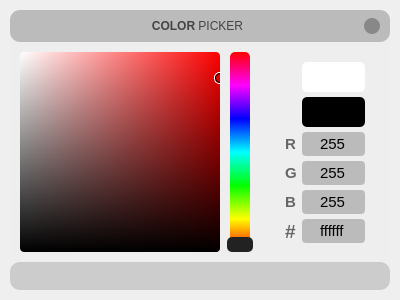
<?xml version="1.0" encoding="UTF-8"?>
<ui version="4.0">
 <class>ColorPicker</class>
 <widget class="QDialog" name="ColorPicker">
  <property name="geometry">
   <rect>
    <x>0</x>
    <y>0</y>
    <width>400</width>
    <height>300</height>
   </rect>
  </property>
  <property name="sizePolicy">
   <sizepolicy hsizetype="Preferred" vsizetype="Preferred">
    <horstretch>0</horstretch>
    <verstretch>0</verstretch>
   </sizepolicy>
  </property>
  <property name="minimumSize">
   <size>
    <width>400</width>
    <height>300</height>
   </size>
  </property>
  <property name="maximumSize">
   <size>
    <width>400</width>
    <height>300</height>
   </size>
  </property>
  <property name="windowTitle">
   <string>Form</string>
  </property>
  <property name="styleSheet">
   <string notr="true">QWidget{
	background-color: none;
}

/*  LINE EDIT */
QLineEdit{
	color: #000;
	background-color: #bbb;
	border: 2px solid #bbb;
	border-radius: 5px;
	selection-color: rgb(16, 16, 16);
	selection-background-color: rgb(221, 51, 34);
	font-family: Segoe UI;
	font-size: 11pt;
}
QLineEdit::focus{
	border-color: #444;
}

/* PUSH BUTTON */
QPushButton{
	border: 2px solid #777;
	border-radius: 5px;
	font-family: Segoe UI;
	font-size: 9pt;
	font-weight: bold;
	color: #333;
	width: 100px;
}
QPushButton:hover{
	border: 2px solid #777;
	color: #111;
	background-color: #777;
}
QPushButton:pressed{
	border: 2px solid #aaa;
	color: #222;
	background-color: #aaa;
}</string>
  </property>
  <layout class="QVBoxLayout" name="verticalLayout">
   <property name="spacing">
    <number>0</number>
   </property>
   <property name="leftMargin">
    <number>10</number>
   </property>
   <property name="topMargin">
    <number>10</number>
   </property>
   <property name="rightMargin">
    <number>10</number>
   </property>
   <property name="bottomMargin">
    <number>10</number>
   </property>
   <item>
    <widget class="QFrame" name="drop_shadow_frame">
     <property name="styleSheet">
      <string notr="true">QFrame{
background-color: #eee;
border-radius: 10px;
}</string>
     </property>
     <property name="frameShape">
      <enum>QFrame::StyledPanel</enum>
     </property>
     <property name="frameShadow">
      <enum>QFrame::Raised</enum>
     </property>
     <layout class="QVBoxLayout" name="verticalLayout_3">
      <property name="spacing">
       <number>10</number>
      </property>
      <property name="leftMargin">
       <number>0</number>
      </property>
      <property name="topMargin">
       <number>0</number>
      </property>
      <property name="rightMargin">
       <number>0</number>
      </property>
      <property name="bottomMargin">
       <number>0</number>
      </property>
      <item>
       <widget class="QFrame" name="title_bar">
        <property name="minimumSize">
         <size>
          <width>0</width>
          <height>32</height>
         </size>
        </property>
        <property name="styleSheet">
         <string notr="true">background-color: #bbb;</string>
        </property>
        <property name="frameShape">
         <enum>QFrame::StyledPanel</enum>
        </property>
        <property name="frameShadow">
         <enum>QFrame::Raised</enum>
        </property>
        <layout class="QHBoxLayout" name="horizontalLayout_2">
         <property name="spacing">
          <number>5</number>
         </property>
         <property name="leftMargin">
          <number>10</number>
         </property>
         <property name="topMargin">
          <number>0</number>
         </property>
         <property name="rightMargin">
          <number>10</number>
         </property>
         <property name="bottomMargin">
          <number>0</number>
         </property>
         <item>
          <spacer name="horizontalSpacer">
           <property name="orientation">
            <enum>Qt::Horizontal</enum>
           </property>
           <property name="sizeType">
            <enum>QSizePolicy::Fixed</enum>
           </property>
           <property name="sizeHint" stdset="0">
            <size>
             <width>16</width>
             <height>0</height>
            </size>
           </property>
          </spacer>
         </item>
         <item>
          <widget class="QLabel" name="window_title">
           <property name="sizePolicy">
            <sizepolicy hsizetype="Preferred" vsizetype="Preferred">
             <horstretch>0</horstretch>
             <verstretch>0</verstretch>
            </sizepolicy>
           </property>
           <property name="maximumSize">
            <size>
             <width>16777215</width>
             <height>16777215</height>
            </size>
           </property>
           <property name="styleSheet">
            <string notr="true">QLabel{
	color: #444;
	font-family: Segoe UI;
	font-size: 9pt;
}</string>
           </property>
           <property name="text">
            <string>&lt;strong&gt;COLOR&lt;/strong&gt; PICKER</string>
           </property>
           <property name="alignment">
            <set>Qt::AlignCenter</set>
           </property>
          </widget>
         </item>
         <item>
          <widget class="QPushButton" name="exit_btn">
           <property name="minimumSize">
            <size>
             <width>16</width>
             <height>16</height>
            </size>
           </property>
           <property name="maximumSize">
            <size>
             <width>16</width>
             <height>16</height>
            </size>
           </property>
           <property name="focusPolicy">
            <enum>Qt::NoFocus</enum>
           </property>
           <property name="styleSheet">
            <string notr="true">QPushButton{
	border: none;
	background-color: #888;
	border-radius: 8px
}
QPushButton:hover{
	background-color: #444;
}</string>
           </property>
           <property name="text">
            <string/>
           </property>
           <property name="icon">
            <iconset resource="img.qrc">
             <normaloff>:/img/exit.ico</normaloff>:/img/exit.ico</iconset>
           </property>
           <property name="iconSize">
            <size>
             <width>12</width>
             <height>12</height>
            </size>
           </property>
          </widget>
         </item>
        </layout>
       </widget>
      </item>
      <item>
       <widget class="QFrame" name="content_bar">
        <property name="layoutDirection">
         <enum>Qt::LeftToRight</enum>
        </property>
        <property name="styleSheet">
         <string notr="true">border-radius: 4px</string>
        </property>
        <property name="frameShape">
         <enum>QFrame::StyledPanel</enum>
        </property>
        <property name="frameShadow">
         <enum>QFrame::Raised</enum>
        </property>
        <layout class="QHBoxLayout" name="horizontalLayout">
         <property name="spacing">
          <number>10</number>
         </property>
         <property name="leftMargin">
          <number>10</number>
         </property>
         <property name="topMargin">
          <number>0</number>
         </property>
         <property name="rightMargin">
          <number>10</number>
         </property>
         <property name="bottomMargin">
          <number>0</number>
         </property>
         <item>
          <widget class="QFrame" name="color_view">
           <property name="minimumSize">
            <size>
             <width>200</width>
             <height>200</height>
            </size>
           </property>
           <property name="maximumSize">
            <size>
             <width>200</width>
             <height>200</height>
            </size>
           </property>
           <property name="styleSheet">
            <string notr="true">/* ALL CHANGES HERE WILL BE OVERWRITTEN */;
background-color: qlineargradient(x1:1, x2:0, stop:0 hsl(0%,100%,50%), stop:1 rgba(255, 255, 255, 255));

</string>
           </property>
           <property name="frameShape">
            <enum>QFrame::StyledPanel</enum>
           </property>
           <property name="frameShadow">
            <enum>QFrame::Raised</enum>
           </property>
           <layout class="QVBoxLayout" name="verticalLayout_2">
            <property name="spacing">
             <number>0</number>
            </property>
            <property name="leftMargin">
             <number>0</number>
            </property>
            <property name="topMargin">
             <number>0</number>
            </property>
            <property name="rightMargin">
             <number>0</number>
            </property>
            <property name="bottomMargin">
             <number>0</number>
            </property>
            <item>
             <widget class="QFrame" name="black_overlay">
              <property name="styleSheet">
               <string notr="true">background-color: qlineargradient(spread:pad, x1:0, y1:0, x2:0, y2:1, stop:0 rgba(0, 0, 0, 0), stop:1 rgba(0, 0, 0, 255));
border-radius: 4px;

</string>
              </property>
              <property name="frameShape">
               <enum>QFrame::StyledPanel</enum>
              </property>
              <property name="frameShadow">
               <enum>QFrame::Raised</enum>
              </property>
              <widget class="QFrame" name="selector">
               <property name="geometry">
                <rect>
                 <x>194</x>
                 <y>20</y>
                 <width>12</width>
                 <height>12</height>
                </rect>
               </property>
               <property name="minimumSize">
                <size>
                 <width>12</width>
                 <height>12</height>
                </size>
               </property>
               <property name="maximumSize">
                <size>
                 <width>12</width>
                 <height>12</height>
                </size>
               </property>
               <property name="styleSheet">
                <string notr="true">background-color:none;
border: 1px solid white;
border-radius: 5px;</string>
               </property>
               <property name="frameShape">
                <enum>QFrame::StyledPanel</enum>
               </property>
               <property name="frameShadow">
                <enum>QFrame::Raised</enum>
               </property>
               <widget class="QLabel" name="black_ring">
                <property name="geometry">
                 <rect>
                  <x>1</x>
                  <y>1</y>
                  <width>10</width>
                  <height>10</height>
                 </rect>
                </property>
                <property name="minimumSize">
                 <size>
                  <width>10</width>
                  <height>10</height>
                 </size>
                </property>
                <property name="maximumSize">
                 <size>
                  <width>10</width>
                  <height>10</height>
                 </size>
                </property>
                <property name="baseSize">
                 <size>
                  <width>10</width>
                  <height>10</height>
                 </size>
                </property>
                <property name="styleSheet">
                 <string notr="true">background-color: none;
border: 1px solid black;
border-radius: 5px;</string>
                </property>
                <property name="text">
                 <string/>
                </property>
               </widget>
              </widget>
             </widget>
            </item>
           </layout>
          </widget>
         </item>
         <item>
          <widget class="QFrame" name="frame_2">
           <property name="minimumSize">
            <size>
             <width>40</width>
             <height>0</height>
            </size>
           </property>
           <property name="styleSheet">
            <string notr="true"/>
           </property>
           <property name="frameShape">
            <enum>QFrame::StyledPanel</enum>
           </property>
           <property name="frameShadow">
            <enum>QFrame::Raised</enum>
           </property>
           <widget class="QFrame" name="hue_bg">
            <property name="geometry">
             <rect>
              <x>10</x>
              <y>0</y>
              <width>20</width>
              <height>200</height>
             </rect>
            </property>
            <property name="minimumSize">
             <size>
              <width>20</width>
              <height>200</height>
             </size>
            </property>
            <property name="styleSheet">
             <string notr="true">background-color: qlineargradient(spread:pad, x1:0, y1:1, x2:0, y2:0, stop:0 rgba(255, 0, 0, 255), stop:0.166 rgba(255, 255, 0, 255), stop:0.333 rgba(0, 255, 0, 255), stop:0.5 rgba(0, 255, 255, 255), stop:0.666 rgba(0, 0, 255, 255), stop:0.833 rgba(255, 0, 255, 255), stop:1 rgba(255, 0, 0, 255));
border-radius: 5px;</string>
            </property>
            <property name="frameShape">
             <enum>QFrame::StyledPanel</enum>
            </property>
            <property name="frameShadow">
             <enum>QFrame::Raised</enum>
            </property>
           </widget>
           <widget class="QLabel" name="hue_selector">
            <property name="geometry">
             <rect>
              <x>7</x>
              <y>185</y>
              <width>26</width>
              <height>15</height>
             </rect>
            </property>
            <property name="minimumSize">
             <size>
              <width>26</width>
              <height>0</height>
             </size>
            </property>
            <property name="styleSheet">
             <string notr="true">background-color: #222;
border-radius: 5px;</string>
            </property>
            <property name="text">
             <string/>
            </property>
           </widget>
           <widget class="QFrame" name="hue">
            <property name="geometry">
             <rect>
              <x>7</x>
              <y>0</y>
              <width>26</width>
              <height>200</height>
             </rect>
            </property>
            <property name="minimumSize">
             <size>
              <width>20</width>
              <height>200</height>
             </size>
            </property>
            <property name="styleSheet">
             <string notr="true">background-color: none;</string>
            </property>
            <property name="frameShape">
             <enum>QFrame::StyledPanel</enum>
            </property>
            <property name="frameShadow">
             <enum>QFrame::Raised</enum>
            </property>
           </widget>
          </widget>
         </item>
         <item>
          <widget class="QFrame" name="editfields">
           <property name="minimumSize">
            <size>
             <width>110</width>
             <height>200</height>
            </size>
           </property>
           <property name="maximumSize">
            <size>
             <width>120</width>
             <height>200</height>
            </size>
           </property>
           <property name="styleSheet">
            <string notr="true">QLabel{
	font-family: Segoe UI;
	font-weight: bold;
	font-size: 11pt;
	color: #666;
	border-radius: 5px;
}
</string>
           </property>
           <property name="frameShape">
            <enum>QFrame::StyledPanel</enum>
           </property>
           <property name="frameShadow">
            <enum>QFrame::Raised</enum>
           </property>
           <layout class="QFormLayout" name="formLayout">
            <property name="horizontalSpacing">
             <number>5</number>
            </property>
            <property name="verticalSpacing">
             <number>5</number>
            </property>
            <property name="leftMargin">
             <number>15</number>
            </property>
            <property name="topMargin">
             <number>10</number>
            </property>
            <property name="rightMargin">
             <number>15</number>
            </property>
            <property name="bottomMargin">
             <number>1</number>
            </property>
            <item row="0" column="1">
             <widget class="QLabel" name="color_vis">
              <property name="minimumSize">
               <size>
                <width>0</width>
                <height>30</height>
               </size>
              </property>
              <property name="styleSheet">
               <string notr="true">/* ALL CHANGES HERE WILL BE OVERWRITTEN */;
background-color: rgb(255, 255, 255);
</string>
              </property>
              <property name="text">
               <string/>
              </property>
             </widget>
            </item>
            <item row="1" column="1">
             <widget class="QLabel" name="lastcolor_vis">
              <property name="minimumSize">
               <size>
                <width>0</width>
                <height>30</height>
               </size>
              </property>
              <property name="styleSheet">
               <string notr="true">/* ALL CHANGES HERE WILL BE OVERWRITTEN */;
background-color: rgb(0, 0, 0);</string>
              </property>
              <property name="text">
               <string/>
              </property>
             </widget>
            </item>
            <item row="2" column="0">
             <widget class="QLabel" name="lbl_red">
              <property name="text">
               <string>R</string>
              </property>
              <property name="buddy">
               <cstring>red</cstring>
              </property>
             </widget>
            </item>
            <item row="2" column="1">
             <widget class="QLineEdit" name="red">
              <property name="text">
               <string>255</string>
              </property>
              <property name="alignment">
               <set>Qt::AlignCenter</set>
              </property>
              <property name="clearButtonEnabled">
               <bool>false</bool>
              </property>
             </widget>
            </item>
            <item row="3" column="0">
             <widget class="QLabel" name="lbl_green">
              <property name="text">
               <string>G</string>
              </property>
              <property name="buddy">
               <cstring>green</cstring>
              </property>
             </widget>
            </item>
            <item row="3" column="1">
             <widget class="QLineEdit" name="green">
              <property name="text">
               <string>255</string>
              </property>
              <property name="alignment">
               <set>Qt::AlignCenter</set>
              </property>
             </widget>
            </item>
            <item row="4" column="0">
             <widget class="QLabel" name="lbl_blue">
              <property name="text">
               <string>B</string>
              </property>
              <property name="buddy">
               <cstring>blue</cstring>
              </property>
             </widget>
            </item>
            <item row="4" column="1">
             <widget class="QLineEdit" name="blue">
              <property name="text">
               <string>255</string>
              </property>
              <property name="alignment">
               <set>Qt::AlignCenter</set>
              </property>
             </widget>
            </item>
            <item row="5" column="1">
             <widget class="QLineEdit" name="hex">
              <property name="text">
               <string>ffffff</string>
              </property>
              <property name="alignment">
               <set>Qt::AlignCenter</set>
              </property>
             </widget>
            </item>
            <item row="5" column="0">
             <widget class="QLabel" name="lbl_hex">
              <property name="styleSheet">
               <string notr="true">font-size: 14pt;</string>
              </property>
              <property name="text">
               <string>#</string>
              </property>
              <property name="buddy">
               <cstring>blue</cstring>
              </property>
             </widget>
            </item>
           </layout>
          </widget>
         </item>
        </layout>
       </widget>
      </item>
      <item>
       <widget class="QFrame" name="button_bar">
        <property name="sizePolicy">
         <sizepolicy hsizetype="Preferred" vsizetype="Expanding">
          <horstretch>0</horstretch>
          <verstretch>0</verstretch>
         </sizepolicy>
        </property>
        <property name="styleSheet">
         <string notr="true">QFrame{
background-color: #ccc;
padding: 5px
}
</string>
        </property>
        <property name="frameShape">
         <enum>QFrame::StyledPanel</enum>
        </property>
        <property name="frameShadow">
         <enum>QFrame::Raised</enum>
        </property>
        <layout class="QHBoxLayout" name="horizontalLayout_3">
         <property name="spacing">
          <number>10</number>
         </property>
         <property name="leftMargin">
          <number>100</number>
         </property>
         <property name="topMargin">
          <number>0</number>
         </property>
         <property name="rightMargin">
          <number>100</number>
         </property>
         <property name="bottomMargin">
          <number>0</number>
         </property>
        </layout>
       </widget>
      </item>
     </layout>
    </widget>
   </item>
  </layout>
 </widget>
 <layoutdefault spacing="5" margin="10"/>
 <tabstops>
  <tabstop>red</tabstop>
  <tabstop>green</tabstop>
  <tabstop>blue</tabstop>
 </tabstops>
 <resources>
  <include location="img.qrc"/>
 </resources>
 <connections/>
</ui>
